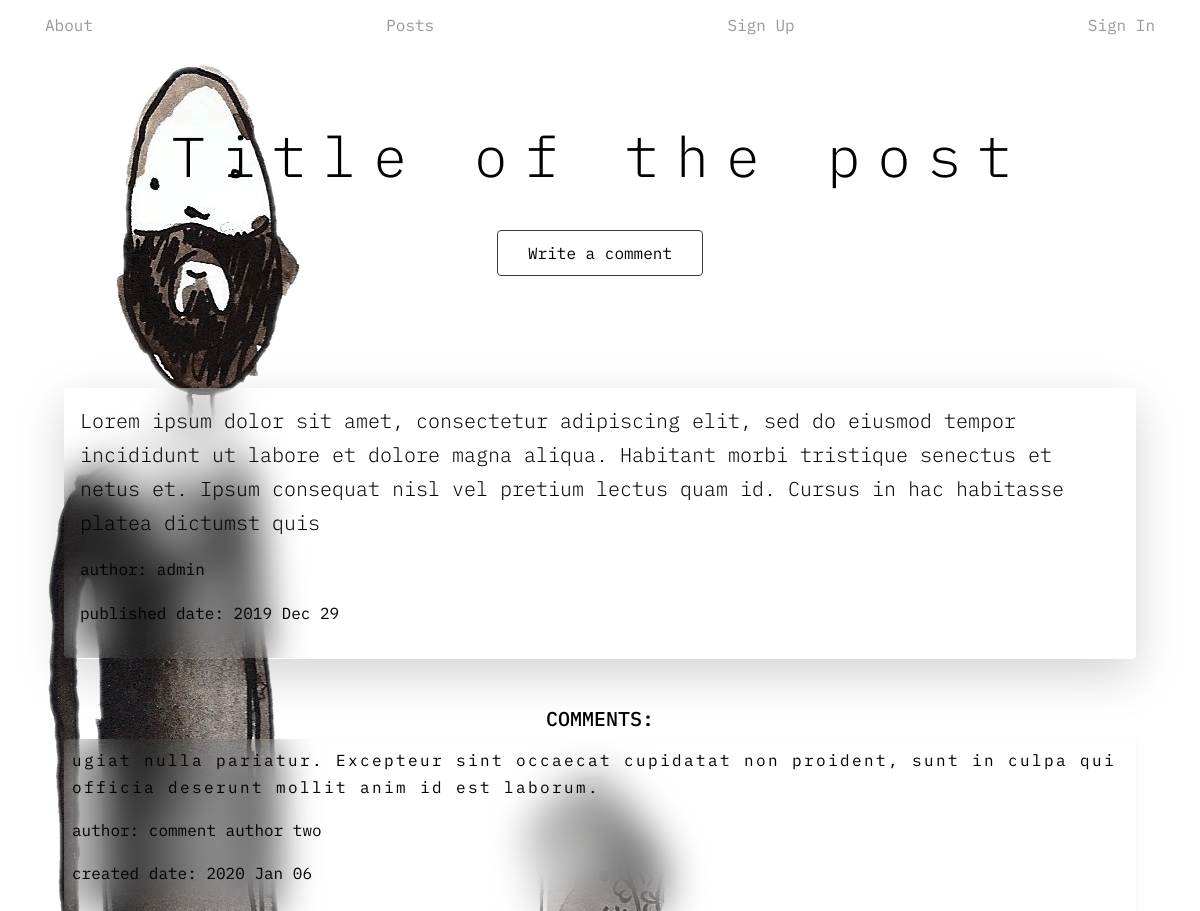
Before: /blog_app/post_list/1/ with the older database file.
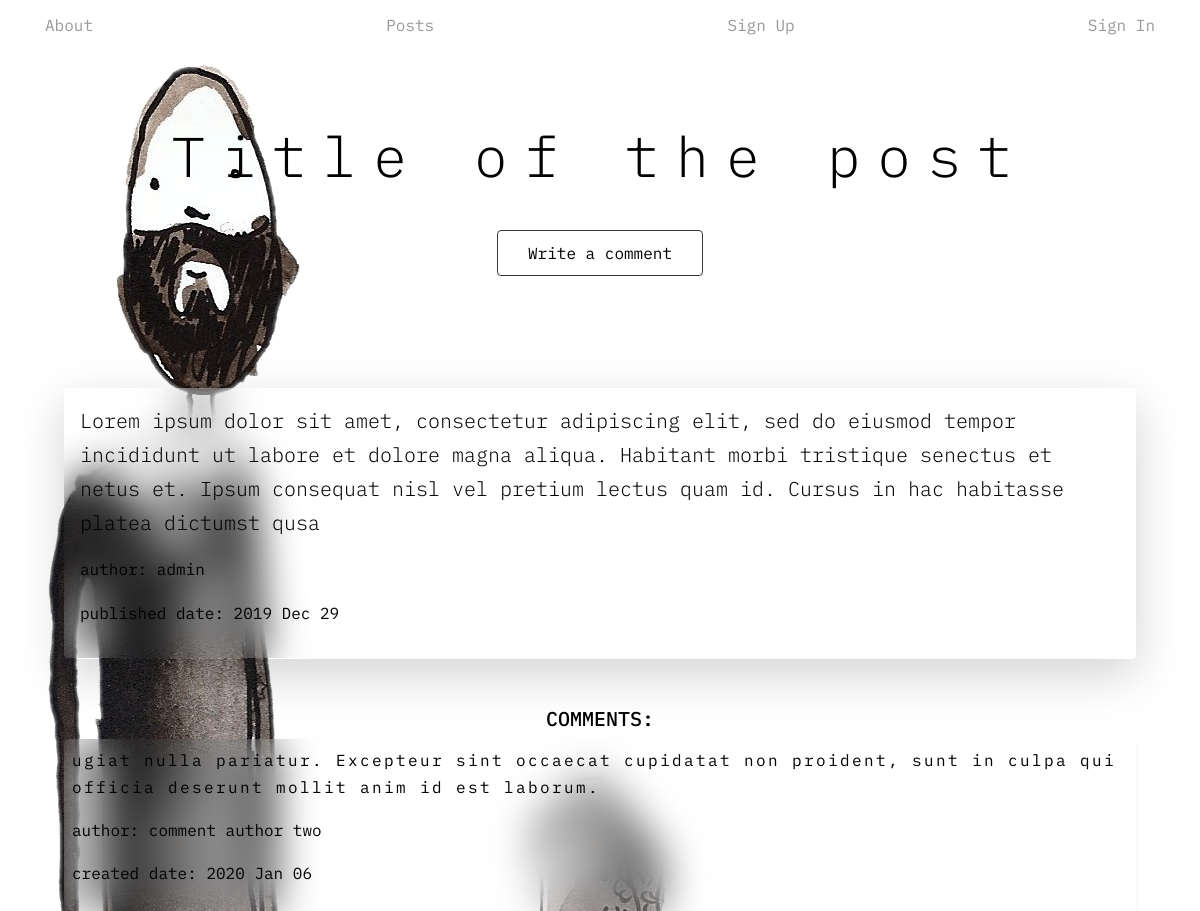
After: the same page with the newer database file.
### blog_app/models.py (models this page shows, shortened)
class UserPostModel(models.Model):
    post_author = models.ForeignKey(User, on_delete=models.CASCADE)
    post_title = models.CharField(max_length=264)
    post_text = models.TextField(max_length=264)
    post_creation_date = models.DateTimeField(default=timezone.now)
    post_published_date = models.DateTimeField(blank=True, null=True)

### blog_app/views.py (the view)
# urls.py: url(r'^post_list/(?P<pk>\d+)/$', views.PostDetailView.as_view(), name='post_detail'),
class PostDetailView(DetailView):
    model = models.UserPostModel
    context_object_name = 'post_detail'
    template_name = 'blog_app/post_detail.html'

### templates/blog_app/post_detail.html (shortened to what this page needs)
{% extends 'main/base.html' %}
    {% block head_primary %}{{ post_detail.post_title }}{% endblock %}
    {% if user.is_authenticated %}
        {% block button_content %}
            {% if post_detail.post_published_date %}
                <a class="btn btn-outline-dark" href="{% url 'blog_app:add_comment' pk=post_detail.pk %}">Write a comment</a>
            {% else %}
                <a class="btn btn-outline-dark" href="{% url 'blog_app:post_publish' pk=post_detail.pk %}">Publish a post</a>
            {% endif %}
        {% endblock %}
    {% endif %}
    {% block content %}
          <div class="group_list_element p-3 mb-5 rounded shadow-lg">
              <p class="lead">{{ post_detail.post_text }}</p>
                <p>author: {{ post_detail.post_author }}</p>
                <div class="row">
                    <div class="col-9">
                        {% if post_detail.post_published_date %}
                            <p>published date: {{ post_detail.post_published_date|date:"Y M d" }}</p>
                        {% else %}
                            <p>created date: {{ post_detail.post_creation_date|date:"Y M d" }}</p>
                        {% endif %}
                    </div>
                </div>
          </div>
        {% block group_content %}
                {% if post_detail.related_comment_belong.count >= 1 %}
                    <h5 class="text-center">COMMENTS:</h5>
                {% endif %}
                <ol class="list-group list-group-flush">
                    {% for comment in post_detail.related_comment_belong.all %}
                        {% if comment.comment_approved %}
                            <li class="list-group-item shadow-sm p-2 mb-2 group_list_element">
                                <p  class="group_description_list">{{ comment.comment_text }}</p>
                                <p>author: {{ comment.comment_author }}</p>
                                <div class="row">
                                    <div class="col-9">
                                        <p>created date: {{ comment.comment_creation_date|date:"Y M d" }}</p>
                                    </div>
                                </div>
                            </li>
                        {% endif %}
                    {% endfor %}
                </ol>
        {% endblock %}
    {% endblock %}

Changed rows visible on the page:
changed UserPostModel "Title of the post": post_text "…hac habitasse platea dictumst quis" → "…hac habitasse platea dictumst qusa"
